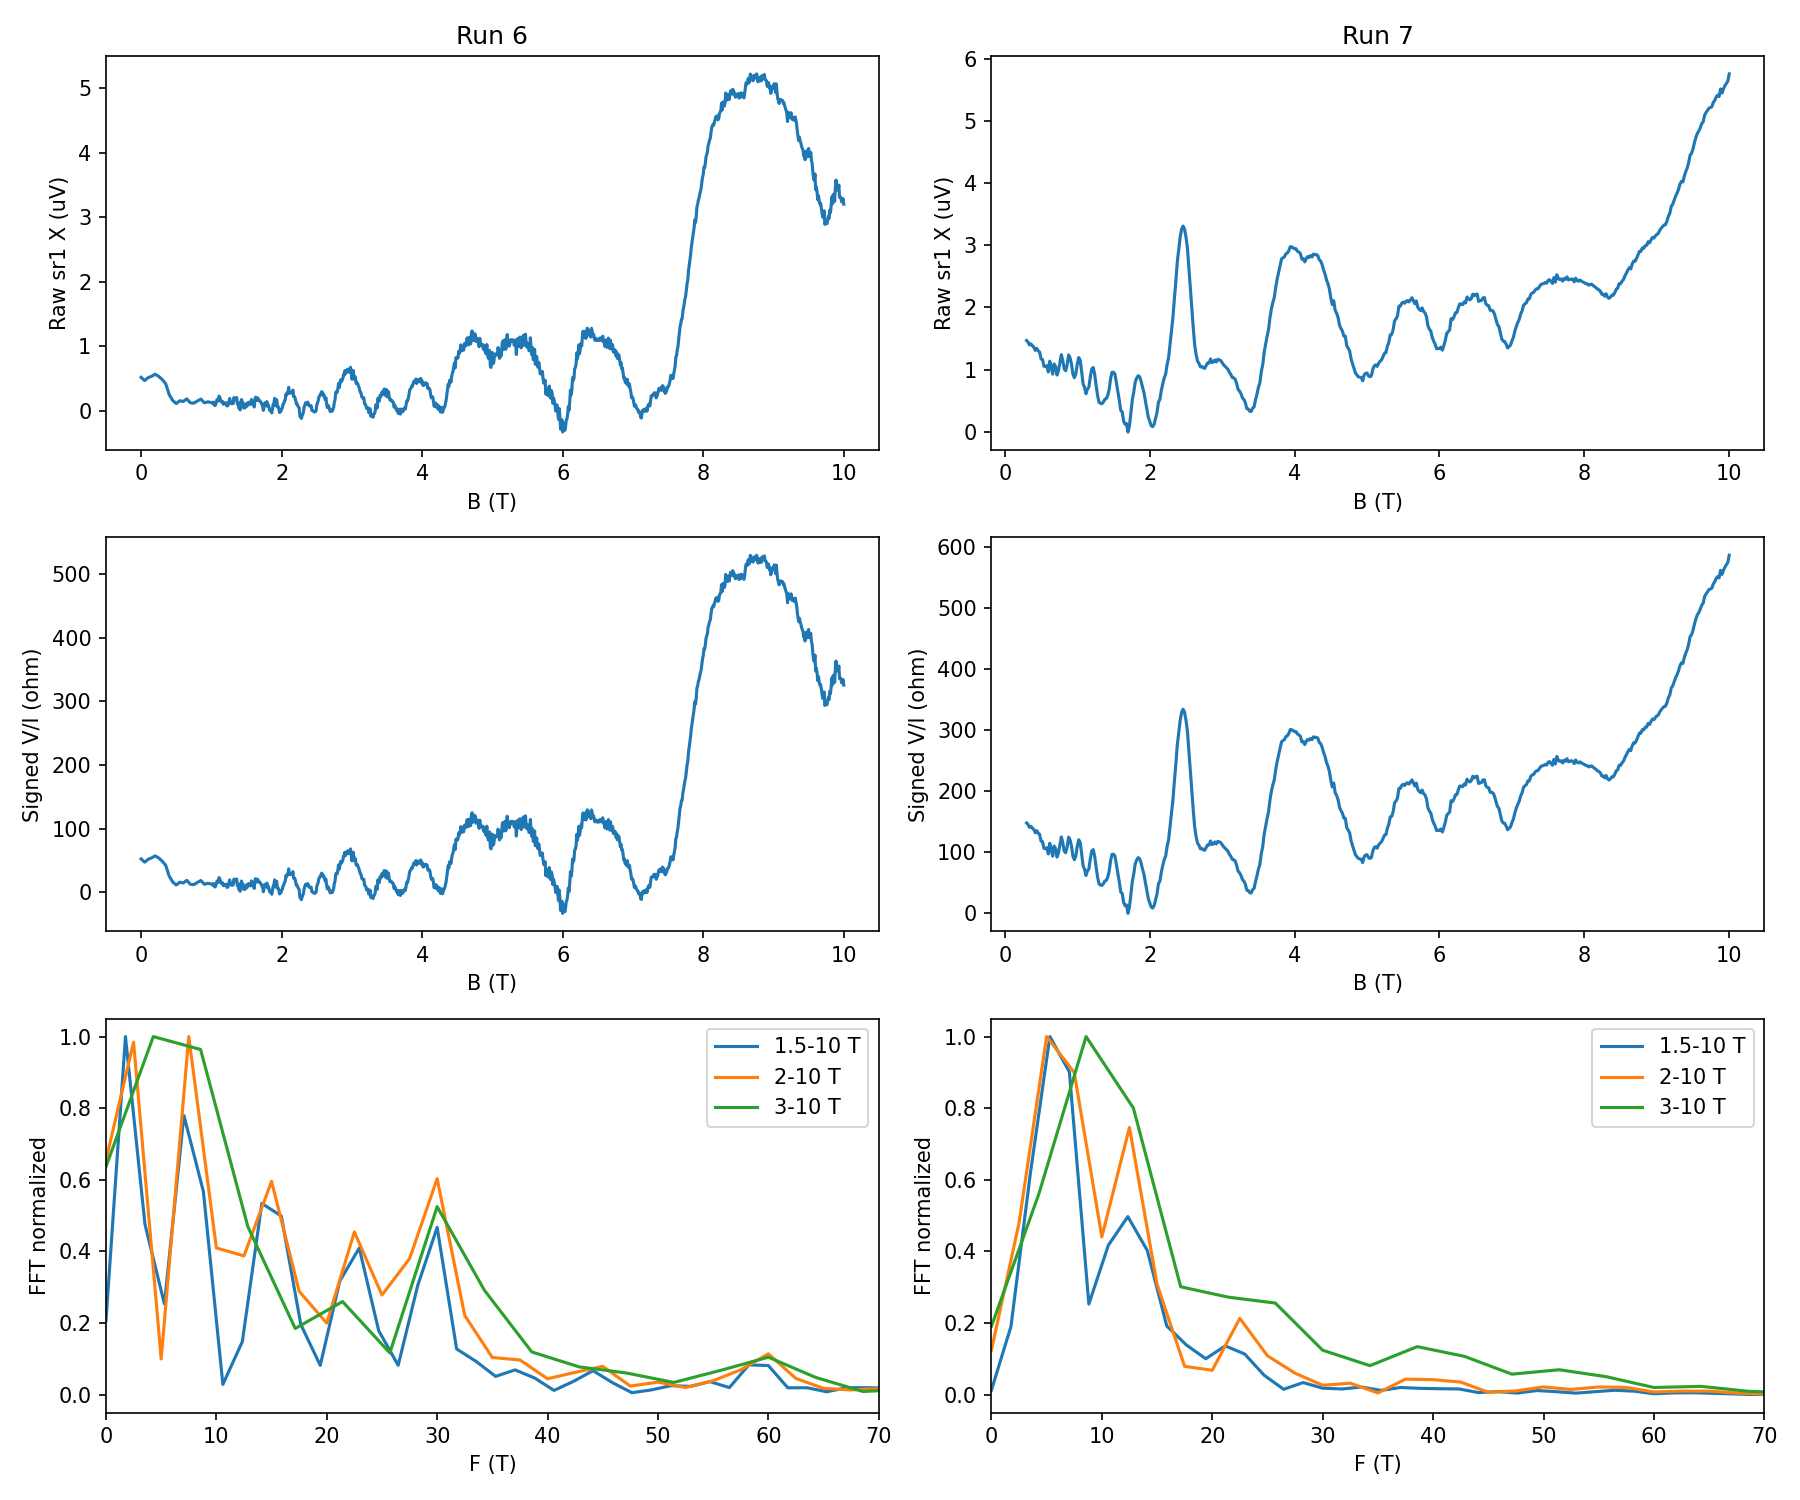

Here is the Python script that generated this plot:
import numpy as np
import matplotlib
matplotlib.use('Agg')
import matplotlib.pyplot as plt
from hera.analysis import open_run, resolve_channels, current_channel, sdh_fft, sdh_onset
from scipy.signal import find_peaks
fig, ax = plt.subplots(3, 2, figsize=(12, 10))
for j, rid in enumerate((6,7)):
    r = open_run(f'data/{rid}')
    ch = resolve_channels(r.meta); ci = current_channel(ch); cv = next(c for c in ch if c.cid=='sr1')
    I = r.col(ci.col)/ci.gain; V = r.col(cv.col)/cv.gain; R = V/I; B=r.col('magnet_field')
    ax[0,j].plot(B,V*1e6); ax[0,j].set(xlabel='B (T)',ylabel='Raw sr1 X (uV)',title=f'Run {rid}')
    ax[1,j].plot(B,R); ax[1,j].set(xlabel='B (T)',ylabel='Signed V/I (ohm)')
    for low in (1.5,2,3):
        f,a=sdh_fft(R[:,None],B,b_range=(low,10),log=False,nfft=4096,bg_degree=3)
        peaks,_=find_peaks(a[0]); peaks=sorted([p for p in peaks if 3<f[p]<70],key=lambda p:a[0,p],reverse=True)[:5]
        print('FFT',rid,'window',low,10,'resolution',1/(1/low-1/10),'peaks',[(round(f[p],2),round(a[0,p],1)) for p in peaks])
        ax[2,j].plot(f,a[0]/max(a[0]),label=f'{low}-10 T')
    ax[2,j].set(xlim=(0,70),xlabel='F (T)',ylabel='FFT normalized'); ax[2,j].legend()
    print('RUN',rid,'rows',r.rows,'interrupted',r.interrupted,'minutes',(r.meta['end_time']-r.meta['start_time'])/60,'R range',R.min(),R.max(),'I nA',np.min(I)*1e9,np.max(I)*1e9,'T',np.min(r.col('T_sample')),np.max(r.col('T_sample')),'leak pA',[(x,np.max(np.abs(r.col(x)))*1e12) for x in ['k_2400_tg_curr','k_2400_bg_curr']])
    try: print('ONSET',rid,sdh_onset(R,B,b_lo=0.7,r_full_scale=5000).summary())
    except ValueError as e: print('ONSET unassigned',rid,str(e))
fig.tight_layout(); fig.savefig('hera_scratch/spot_review.png',dpi=150)
for rid in (0,1,2,3,5,6,7):
    r=open_run(f'data/{rid}'); dt=np.diff(r.col('time')); print('TIMING',rid,'duration min',(r.meta['end_time']-r.meta['start_time'])/60,'median dt',np.median(dt),'p90',np.quantile(dt,.9),'delay',r.meta.get('delay',r.meta.get('fast_delay')))
plt.show()
